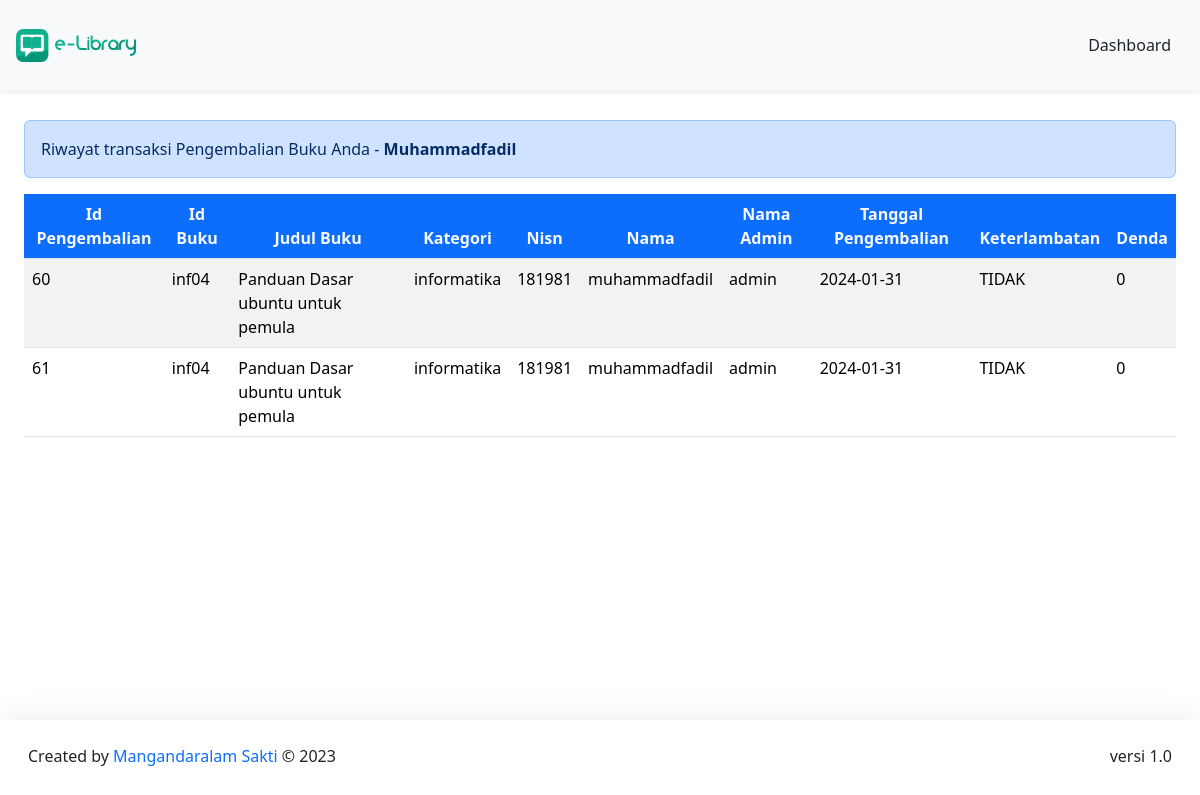
Page /DashboardMember/formPeminjaman/TransaksiPengembalian.php (signed in) on the committed database.
### tables this page shows
CREATE TABLE `pengembalian` (
  `id_pengembalian` int(11) NOT NULL,
  `id_peminjaman` int(11) NOT NULL,
  `id_buku` varchar(20) NOT NULL,
  `nisn` int(11) NOT NULL,
  `id_admin` int(11) NOT NULL,
  `buku_kembali` date NOT NULL,
  `keterlambatan` enum('YA','TIDAK') NOT NULL,
  `denda` int(15) NOT NULL
);

CREATE TABLE `buku` (
  `cover` varchar(255) NOT NULL,
  `id_buku` varchar(20) NOT NULL,
  `kategori` varchar(255) NOT NULL,
  `judul` varchar(255) NOT NULL,
  `pengarang` varchar(255) NOT NULL,
  `penerbit` varchar(255) NOT NULL,
  `tahun_terbit` date NOT NULL,
  `jumlah_halaman` int(11) NOT NULL,
  `buku_deskripsi` text NOT NULL
);

CREATE TABLE `member` (
  `nisn` int(11) NOT NULL,
  `kode_member` varchar(12) NOT NULL,
  `nama` varchar(255) NOT NULL,
  `password` varchar(255) NOT NULL,
  `jenis_kelamin` varchar(20) NOT NULL,
  `no_tlp` varchar(15) NOT NULL,
  `tgl_pendaftaran` date NOT NULL
);

### config/config.php (called while the page is built, shortened)
<?php
$host = "127.0.0.1";
$username = "root";
$password = "";
$database_name = "perpustakaan1";
$connection = mysqli_connect($host, $username, $password, $database_name);
function queryReadData($dataKategori) {
  global $connection;
  $result = mysqli_query($connection, $dataKategori);
  $items = [];
  while($item = mysqli_fetch_assoc($result)) {
    $items[] = $item;
  }
  return $items;
}
?>

### DashboardMember/formPeminjaman/TransaksiPengembalian.php (the view, shortened to what this page needs)
<?php
require "../../config/config.php";
$akunMember = $_SESSION["member"]["nisn"];
$dataPengembalian = queryReadData("SELECT pengembalian.id_pengembalian, pengembalian.id_buku, buku.judul, buku.kategori, pengembalian.nisn, member.nama, admin.nama_admin, pengembalian.buku_kembali, pengembalian.keterlambatan, pengembalian.denda
FROM pengembalian
INNER JOIN buku ON pengembalian.id_buku = buku.id_buku
INNER JOIN member ON pengembalian.nisn = member.nisn
INNER JOIN admin ON pengembalian.id_admin = admin.id
WHERE pengembalian.nisn = $akunMember");
?>
<!DOCTYPE html>
<html lang="en">
  <head>
    <link href="https://cdn.jsdelivr.net/npm/bootstrap@5.3.2/dist/css/bootstrap.min.css" rel="stylesheet">
  </head>
  <body>
    <nav class="navbar fixed-top bg-body-tertiary shadow-sm">
      <div class="container-fluid p-3">
        <a class="navbar-brand" href="../dashboardMember.php">
          <img src="../../assets/library.png" alt="logo" width="120px">
        </a>
        <a class="btn btn-tertiary" href="../dashboardMember.php">Dashboard</a>
      </div>
    </nav>
    <div class="p-4 mt-5">
      <div class="mt-5 alert alert-primary" role="alert">Riwayat transaksi Pengembalian Buku Anda - <span class="fw-bold text-capitalize"><?php echo htmlentities($_SESSION["member"]["nama"]); ?></span></div>
    <div class="table-responsive mt-3">
    <table class="table table-striped table-hover">
      <thead class="text-center">
      <tr>
        <th class="bg-primary text-light">Id Pengembalian</th>
        <th class="bg-primary text-light">Id Buku</th>
        <th class="bg-primary text-light">Judul Buku</th>
        <th class="bg-primary text-light">Kategori</th>
        <th class="bg-primary text-light">Nisn</th>
        <th class="bg-primary text-light">Nama</th>
        <th class="bg-primary text-light">Nama Admin</th>
        <th class="bg-primary text-light">Tanggal Pengembalian</th>
        <th class="bg-primary text-light">Keterlambatan</th>
        <th class="bg-primary text-light">Denda</th>
      </tr>
      </thead>
        <?php foreach ($dataPengembalian as $item) : ?>
      <tr>
        <td><?= $item["id_pengembalian"]; ?></td>
        <td><?= $item["id_buku"]; ?></td>
        <td><?= $item["judul"]; ?></td>
        <td><?= $item["kategori"]; ?></td>
        <td><?= $item["nisn"]; ?></td>
        <td><?= $item["nama"]; ?></td>
        <td><?= $item["nama_admin"]; ?></td>
        <td><?= $item["buku_kembali"]; ?></td>
        <td><?= $item["keterlambatan"]; ?></td>
        <td><?= $item["denda"]; ?></td>
      </tr>
        <?php endforeach; ?>
    </table>
    </div>
    </div>
    <footer class="fixed-bottom shadow-lg bg-subtle p-3">
      <div class="container-fluid d-flex justify-content-between">
      <p class="mt-2">Created by <span class="text-primary"> Mangandaralam Sakti</span> © 2023</p>
      <p class="mt-2">versi 1.0</p>
      </div>
  </footer>
  </body>
</html>

### rows in the picture
pengembalian: id_pengembalian "60", id_buku "inf04", id_buku.judul "Panduan Dasar ubuntu untuk pemula", id_buku.kategori "informatika", nisn "181981", nisn.nama "muhammadfadil", id_admin.nama_admin "admin", buku_kembali "2024-01-31", keterlambatan "TIDAK", denda "0"
pengembalian: id_pengembalian "61", id_buku "inf04", id_buku.judul "Panduan Dasar ubuntu untuk pemula", id_buku.kategori "informatika", nisn "181981", nisn.nama "muhammadfadil", id_admin.nama_admin "admin", buku_kembali "2024-01-31", keterlambatan "TIDAK", denda "0"

### other values in the picture
$_SESSION["member"]["nama"] "Muhammadfadil"
